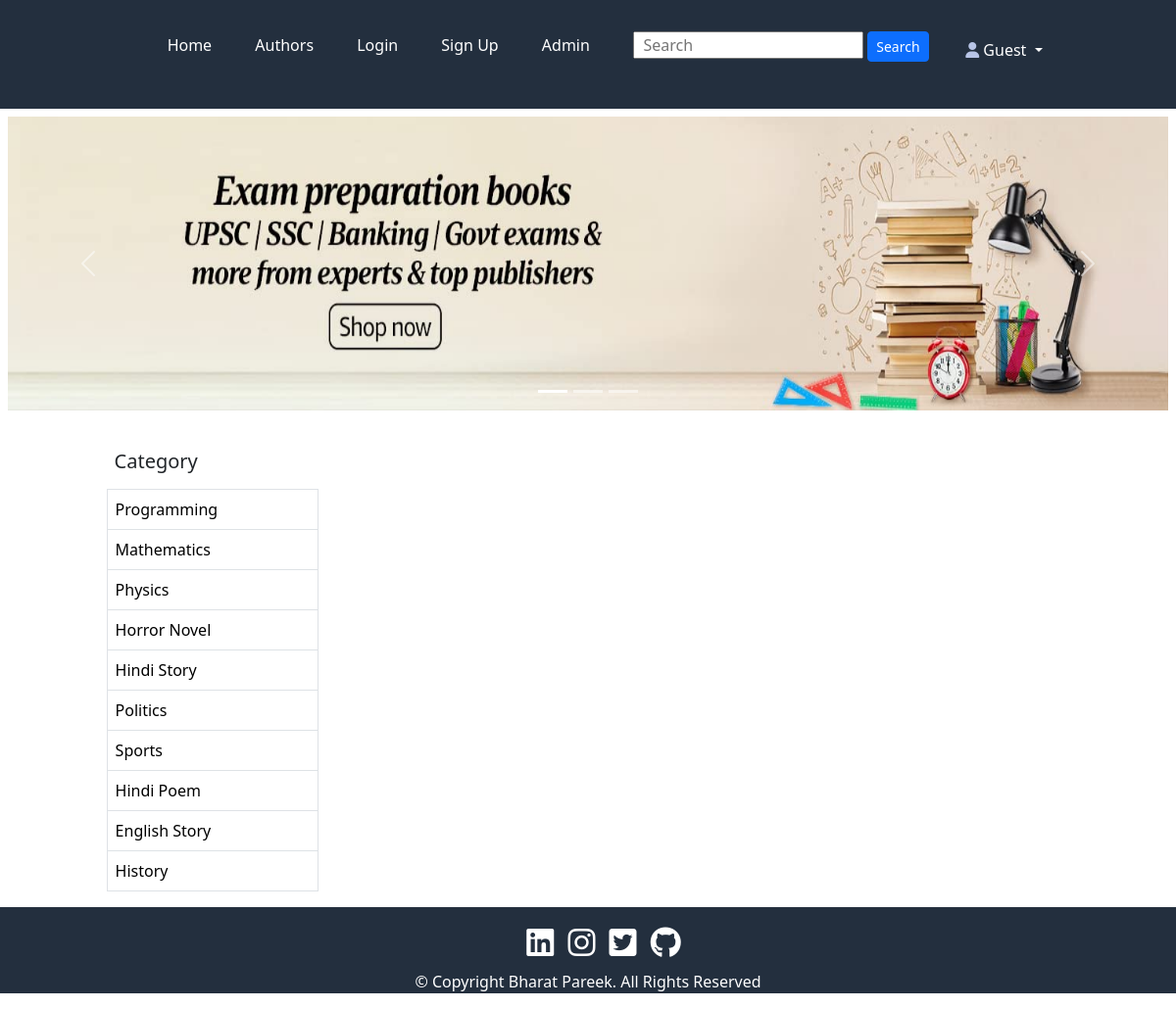
The page /OnlineBookStore/search-result.php on the database its author committed.
### tables this page shows
CREATE TABLE `tbl_categories` (
  `cat_id` int(11) NOT NULL,
  `cat_title` varchar(150) NOT NULL
);

### OnlineBookStore/search-result.php (the view, shortened to what this page needs)
<?php
include_once("partials-user-front-end/user-header.php");
?>
<div class="carousel">
	<div id="carouselExampleIndicators" class="carousel slide p-2" data-bs-ride="true">
		<div class="carousel-indicators">
			<button type="button" data-bs-target="#carouselExampleIndicators" data-bs-slide-to="0" class="active"aria-current="true" aria-label="Slide 1"></button>
			<button type="button" data-bs-target="#carouselExampleIndicators" data-bs-slide-to="1" aria-label="Slide 2"></button>
			<button type="button" data-bs-target="#carouselExampleIndicators" data-bs-slide-to="2" aria-label="Slide 3"></button>
		</div>
		<div class="carousel-inner">
			<div class="carousel-item active">
				<img src="images/web-images/user_carousel_images/carousel_c1.jpg" width="100%" height="300px" class="d-block w-100" alt="...">
			</div>
		</div>
		<button class="carousel-control-prev" type="button" data-bs-target="#carouselExampleIndicators" data-bs-slide="prev">
			<span class="carousel-control-prev-icon" aria-hidden="true"></span>
		</button>
		<button class="carousel-control-next" type="button" data-bs-target="#carouselExampleIndicators" data-bs-slide="next">
			<span class="carousel-control-next-icon" aria-hidden="true"></span>
		</button>
	</div>
</div>
<section class="container p-4">
	<div class="container-80">
		<div class="main-content-table">
			<h5 class="p-2">Category</h5>
			<table class="table table-hover table-bordered">
				<tbody>
					<?php
					$sql_category = "select * from tbl_categories";
					$res_catgory = mysqli_query($conn,$sql_category);
					$count_category = mysqli_num_rows($res_catgory);
					if($count_category > 0)
					{
						while($row_category=mysqli_fetch_assoc($res_catgory))
						{
							?>
							<tr>
								<td>
									<a href="<?php echo SITEURL; ?>category-products.php?id=<?php echo $row_category['cat_id']; ?>" class="tbl-a-style-remove">
										<?php echo $row_category['cat_title']; ?>
									</a>
								</td>
							</tr>
							<?php
						}
					}
					else
					{
						echo "<tr><td class='error text-center'>Categories not found</td></tr>";
					}
					?>
				</tbody>
			</table>
		</div>
  				</section>
  				<?php
  				include_once("partials-user-front-end/user-footer.php")
  				?>

### OnlineBookStore/css/style.css (style rules this page uses)
* { margin: 0px; padding: 0px; box-sizing: border-box; }
.container-80 { width: 90%; margin: 0 auto; }
.main-content-table { width: 22%; margin: 0 auto; float: left; }
.tbl-a-style-remove { text-decoration: none; color: black; }

### rows shown on the page
tbl_categories: cat_title "Programming"
tbl_categories: cat_title "Mathematics"
tbl_categories: cat_title "Physics"
tbl_categories: cat_title "Horror Novel"
tbl_categories: cat_title "Hindi Story"
tbl_categories: cat_title "Politics"
tbl_categories: cat_title "Sports"
tbl_categories: cat_title "Hindi Poem"
tbl_categories: cat_title "English Story"
tbl_categories: cat_title "History"
